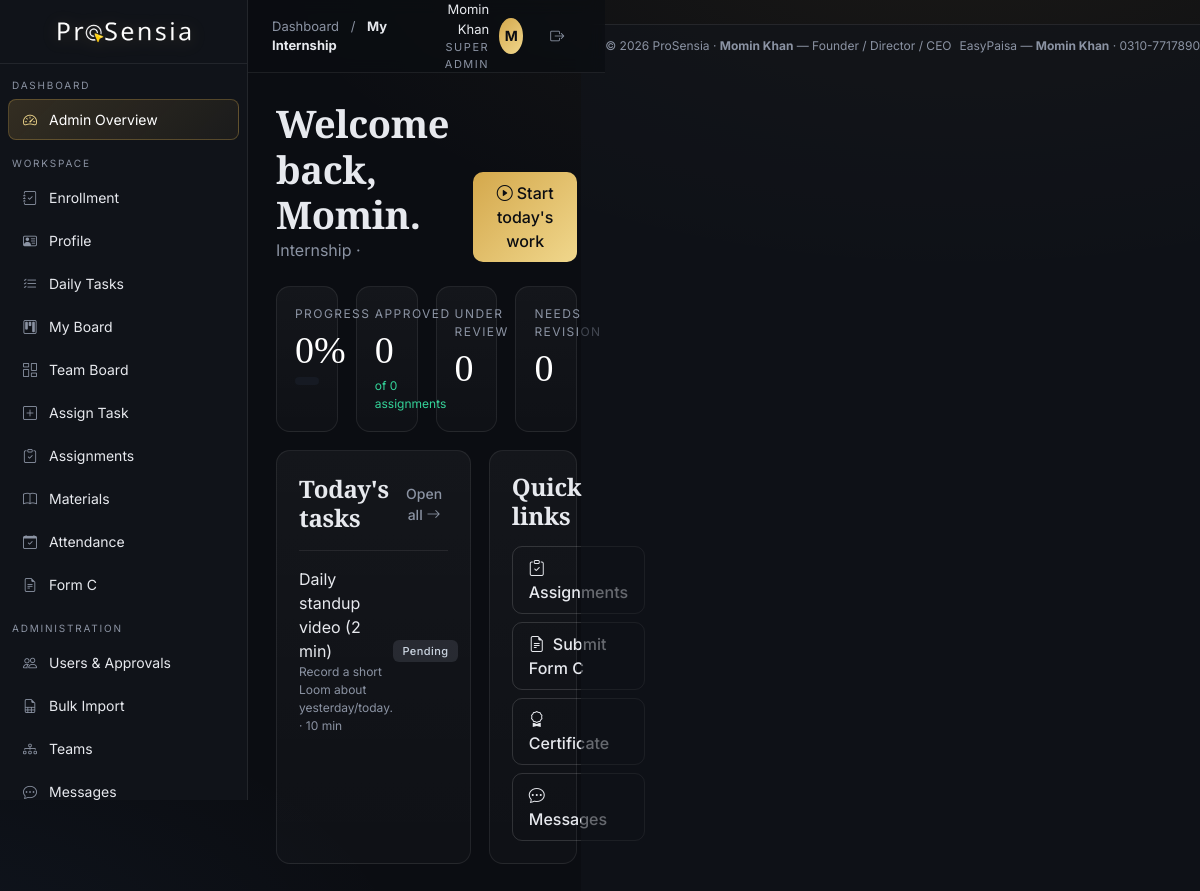
Page /intern/index.php (signed in) on the committed database.
### tables this page shows
CREATE TABLE daily_tasks (
  id INT AUTO_INCREMENT PRIMARY KEY,
  title VARCHAR(200) NOT NULL, description TEXT,
  est_minutes INT DEFAULT 30,
  cadence ENUM('single','multi_day') DEFAULT 'single',
  duration_days INT DEFAULT 1,
  task_date DATE NOT NULL, due_date DATE,
  assigned_by INT, assigned_to INT NULL, team_id INT NULL,
  status ENUM('pending','in_progress','done') DEFAULT 'pending',
  created_at TIMESTAMP DEFAULT CURRENT_TIMESTAMP,
  FOREIGN KEY (assigned_by) REFERENCES users(id) ON DELETE SET NULL,
  FOREIGN KEY (assigned_to) REFERENCES users(id) ON DELETE CASCADE
);

### intern/index.php (the view, shortened to what this page needs)
<?php
require __DIR__ . '/../includes/header.php';
$uid = $user['id'];
$enroll = $pdo->prepare('SELECT * FROM enrollments WHERE user_id=? ORDER BY id DESC LIMIT 1'); $enroll->execute([$uid]); $enrollment = $enroll->fetch();
$asgStats = $pdo->prepare("SELECT
  SUM(status='approved') a, SUM(status='submitted') s,
  SUM(status='needs_revision') r, SUM(status='not_started') n,
  COUNT(*) total FROM assignments WHERE user_id=?");
$asgStats->execute([$uid]); $st = $asgStats->fetch();
$todayTasks = $pdo->prepare("SELECT * FROM daily_tasks WHERE (assigned_to=? OR assigned_to IS NULL) AND task_date=CURDATE() ORDER BY id DESC");
$todayTasks->execute([$uid]); $tt = $todayTasks->fetchAll();
$progress = $st['total'] ? round(($st['a']/$st['total'])*100) : 0;
?>
<div class="d-flex justify-content-between align-items-end mb-4">
  <div>
    <h1 class="serif" style="font-size:38px;margin:0">Welcome back, <?= e(explode(' ',$user['name'])[0]) ?>.</h1>
    <p class="muted mb-0"><?= e($enrollment['track'] ?? 'Internship') ?> · <?= e($enrollment['batch'] ?? '') ?></p>
  </div>
  <a class="btn btn-primary" href="<?= base_url('intern/tasks.php') ?>"><i class="bi bi-play-circle me-1"></i>Start today's work</a>
</div>
<div class="bento">
  <div class="span-3 glass kpi"><div class="label">Progress</div><div class="value"><?= $progress ?>%</div>
    <div class="progress mt-2"><div class="progress-bar" style="width:<?= $progress ?>%"></div></div>
  </div>
  <div class="span-3 glass kpi"><div class="label">Approved</div><div class="value"><?= (int)$st['a'] ?></div><div class="delta">of <?= (int)$st['total'] ?> assignments</div></div>
  <div class="span-3 glass kpi"><div class="label">Under review</div><div class="value"><?= (int)$st['s'] ?></div></div>
  <div class="span-3 glass kpi"><div class="label">Needs revision</div><div class="value"><?= (int)$st['r'] ?></div></div>
  <div class="span-8 glass card-pad">
    <div class="d-flex justify-content-between align-items-center mb-3">
      <h4 class="serif m-0">Today's tasks</h4>
      <a class="btn btn-ghost btn-sm" href="<?= base_url('intern/tasks.php') ?>">Open all <i class="bi bi-arrow-right"></i></a>
    </div>
    <?php if (!$tt): ?><p class="muted">No tasks for today.</p>
    <?php else: foreach($tt as $t): ?>
    <div class="d-flex justify-content-between align-items-center py-3" style="border-top:1px solid var(--border)">
      <div>
        <div><?= e($t['title']) ?> <?php if($t['cadence']==='multi_day'): ?><span class="badge b-info ms-1">Sprint</span><?php endif; ?></div>
        <div class="muted" style="font-size:12px"><?= e($t['description']) ?> · <?= (int)$t['est_minutes'] ?> min</div>
      </div>
      <span class="badge <?= $t['status']==='done'?'b-success':($t['status']==='in_progress'?'b-warning':'b-muted') ?>"><?= e(ucfirst(str_replace('_',' ',$t['status']))) ?></span>
    </div>
    <?php endforeach; endif; ?>
  </div>
  <div class="span-4 glass card-pad">
    <h4 class="serif">Quick links</h4>
    <div class="d-grid gap-2 mt-3">
      <a class="btn btn-outline-light text-start" href="<?= base_url('intern/assignments.php') ?>"><i class="bi bi-clipboard-check me-2"></i>Assignments</a>
      <a class="btn btn-outline-light text-start" href="<?= base_url('intern/formc.php') ?>"><i class="bi bi-file-earmark-text me-2"></i>Submit Form C</a>
      <a class="btn btn-outline-light text-start" href="<?= base_url('shared/certificates.php') ?>"><i class="bi bi-award me-2"></i>Certificate</a>
      <a class="btn btn-outline-light text-start" href="<?= base_url('shared/messages.php') ?>"><i class="bi bi-chat-dots me-2"></i>Messages</a>
    </div>
  </div>
</div>
<?php require __DIR__ . '/../includes/footer.php'; ?>

### assets/css/style.css (style rules this page uses)
:root { --bg:#0b0d12; --surface:#11141b; --surface-2:#161a23; --border:rgba(255,255,255,.08); --border-strong:rgba(255,255,255,.14); --text:#e7e9ee; --muted:#8b93a3; --primary:#d4a84c; --primary-glow:#f0d78c; --primary-fg:#0b0d12; --success:#34d399; --warning:#fbbf24; --danger:#f87171; --info:#60a5fa; }
* { box-sizing:border-box }
html,body { background:var(--bg);color:var(--text);font-family:'Inter',system-ui,sans-serif;min-height:100vh;-webkit-font-smoothing:antialiased }
body { background: radial-gradient(1200px 600px at 80% -10%,rgba(212,168,76,.08),transparent 60%), radial-gradient(900px 500px at -10% 110%,rgba(96,165,250,.06),transparent 60%), var(--bg); }
h1,h2,h3,h4,h5,.serif { font-family:'Cormorant Garamond','Playfair Display',Georgia,serif;font-weight:600;letter-spacing:-.01em }
a { color:var(--primary-glow);text-decoration:none }
.glass { background:linear-gradient(180deg,rgba(255,255,255,.04),rgba(255,255,255,.02));border:1px solid var(--border);border-radius:14px }
.card-pad { padding:18px }
@media (min-width:768px) { .card-pad { padding:22px } }
.bento { display:grid;grid-template-columns:repeat(12,1fr);gap:14px }
@media (min-width:768px) { .bento { gap:18px } }
.bento .span-3 { grid-column:span 3 }
.bento .span-4 { grid-column:span 4 }
.bento .span-8 { grid-column:span 8 }
.kpi { padding:18px }
.kpi .label { color:var(--muted);font-size:12px;text-transform:uppercase;letter-spacing:.12em }
.kpi .value { font-family:'Cormorant Garamond',serif;font-size:34px;line-height:1;margin-top:8px;color:#fff }
@media (min-width:768px) { .kpi .value { font-size:38px } }
.kpi .delta { margin-top:8px;font-size:12px;color:var(--success) }
.btn { border-radius:10px;font-weight:500;padding:.55rem 1rem;transition:all .2s }
.btn-primary { background:linear-gradient(135deg,var(--primary),var(--primary-glow));border:none;color:var(--primary-fg) }
.btn-outline-light { border:1px solid var(--border-strong);color:var(--text);background:transparent }
.btn-ghost { background:transparent;color:var(--muted);border:1px solid transparent }
.badge { font-weight:500;padding:.35rem .6rem;border-radius:6px;font-size:11px;letter-spacing:.04em }
.b-muted { background:rgba(139,147,163,.18);color:#cbd5e1 }
.muted { color:var(--muted) }
.progress { background:var(--surface-2);height:8px;border-radius:99px;overflow:hidden }

### rows in the picture
daily_tasks: title "Daily standup video (2 min)", description "Record a short Loom about yesterday/today.", est_minutes "10", status "Pending"

### other values in the picture
$label "Admin Overview Enrollment Profile Daily Tasks My Board Team Board Assign Task Assignments Materials Attendance Form C Users & Approvals Bulk Import Teams Messages"
$page_section "Dashboard"
$page_label "My Internship"
$user['name'] "Momin Khan"
role_label($user['role']) "SUPER ADMIN"
substr($u['name'],0,1) "M"
explode(' ',$user['name'])[0] "Momin"
$enrollment['track'] "Internship"
$progress "0"
$st['a'] "0"
$st['total'] "0"
$st['s'] "0"
$st['r'] "0"
founder_name() "Momin Khan"
founder_title() "Founder / Director / CEO"
